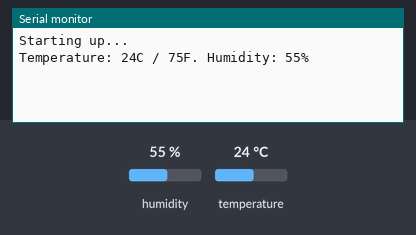
Simulated run of this sketch. Board: Arduino Uno, built with avr-gcc and run on an emulated ATmega328P. On the bench: the last lines printed to the serial monitor. Inputs (shaded band) come from the test bench; at power-on: humidity 55 %, temperature 24 °C.

Above: at 1.2 s.
1.3 s: humidity set to 22 %
At 2.6 s:
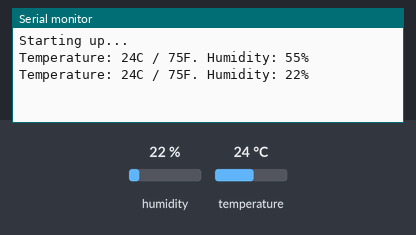
2.8 s: temperature set to 12 °C
4.3 s: humidity set to 40 %
At 4.3 s:
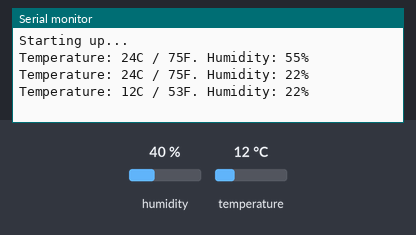
Timing chart, 0 to 7.3 s (numbered marks = the images above; inputs shaded):
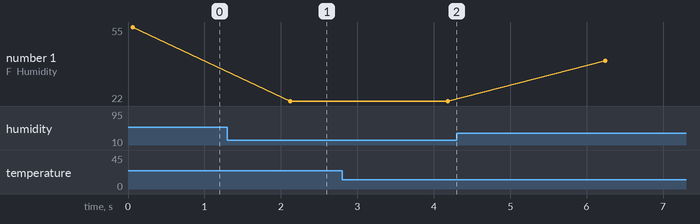

Measured:
- after the input at 1.3 s, the serial monitor: prints a new line after 0.82 s (image 1)
- plotted number 1: 55 → 22 after the input at 1.3 s, 22 → 40 after the input at 4.3 s

The sketch:

ReadSht1xValue.ino
```cpp
// (licence header left out)
#include "SHT1x.h"

//You can find the connection and diagram here:
//>>>>>>http://www.dfrobot.com/wiki/index.php/Digital_Temperature_and_Humidity_sensor_(With_Stainless_Steel_Probe)_(SKU:SEN0148)#Connecting_diagram
const int DataPin = 10;
const int ClockPin = 11;

SHT1x sht1x(DataPin, ClockPin);

int temperatureC;     //store temperature in Centigrade
int temperatureF;     //store temperature in Fahrenheit
int humidity;         //store humidity

void printResult();   //Print temperature and humidity into serial

void setup()
{
  Serial.begin(9600);
  Serial.println("Starting up...");
}

void loop()
{
  temperatureC=sht1x.readTemperatureC();
  temperatureF=sht1x.readTemperatureF();
  humidity=sht1x.readHumidity();

  printResult();

  delay(2000);
}

void printResult()
{
  Serial.print("Temperature: ");
  Serial.print(temperatureC);
  Serial.print("C / ");
  Serial.print(temperatureF);
  Serial.print("F. Humidity: ");
  Serial.print(humidity);
  Serial.println("%");
}
```
